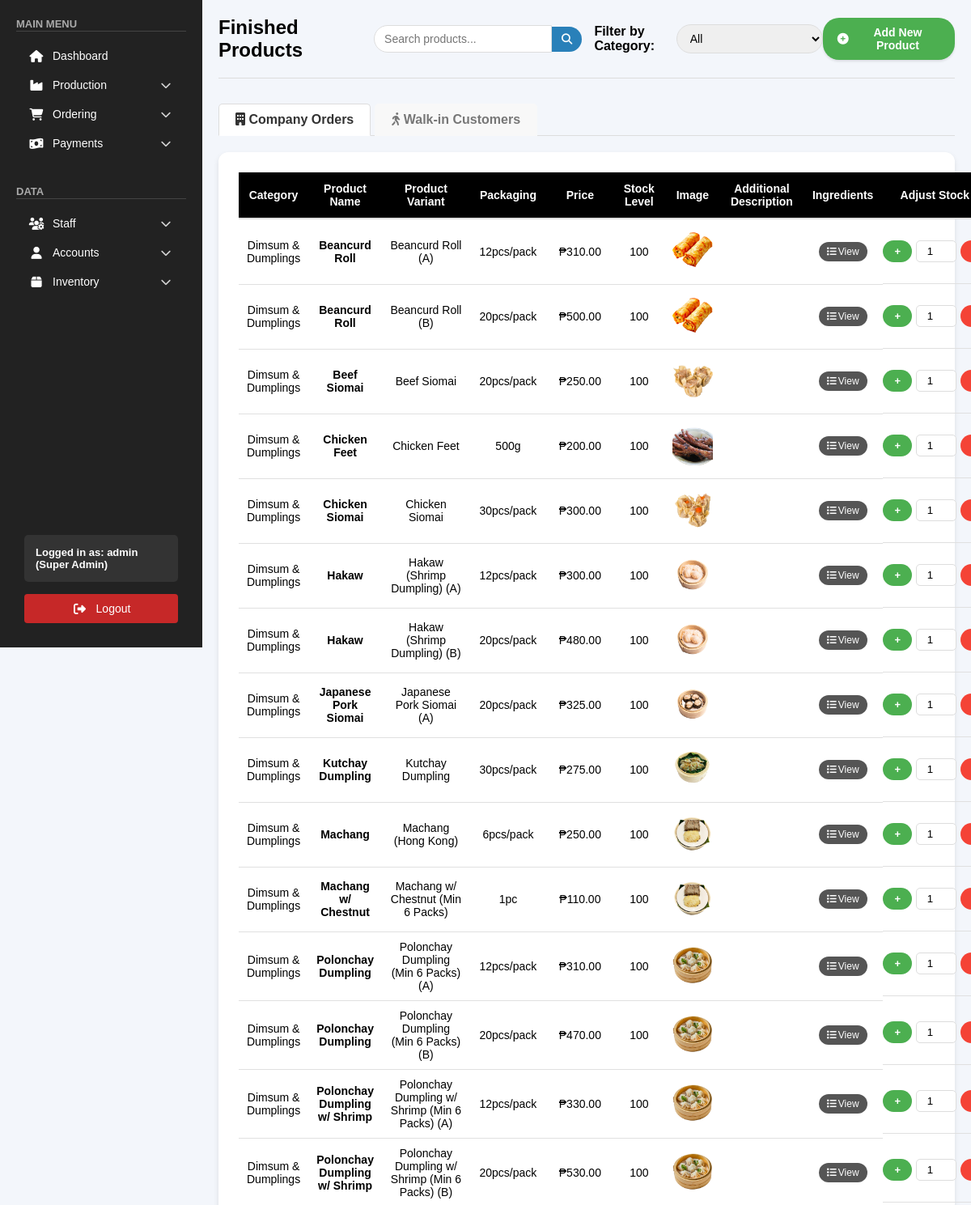
The page /admin/public/pages/inventory.php (signed in, upper part) on the database its author committed.
### tables this page shows
CREATE TABLE `products` (
  `product_id` int(11) NOT NULL,
  `category` varchar(50) NOT NULL,
  `product_name` varchar(255) DEFAULT NULL,
  `item_description` varchar(255) NOT NULL,
  `packaging` varchar(50) DEFAULT NULL,
  `price` decimal(10,2) NOT NULL,
  `stock_quantity` int(11) NOT NULL DEFAULT 0,
  `additional_description` text DEFAULT NULL,
  `product_image` varchar(255) DEFAULT NULL,
  `ingredients` text DEFAULT NULL
);

### admin/public/pages/inventory.php (the view, shortened to what this page needs)
<?php
include "../../backend/db_connection.php";
$active_tab = isset($_GET['tab']) ? $_GET['tab'] : 'company';
$sql = "SELECT DISTINCT product_name FROM products WHERE product_name IS NOT NULL AND product_name != ''
        UNION
        SELECT DISTINCT product_name FROM walkin_products WHERE product_name IS NOT NULL AND product_name != ''
        ORDER BY product_name";
if ($active_tab === 'company') {
    $sql = "SELECT product_id, category, product_name, item_description, packaging, price, stock_quantity, additional_description, product_image FROM products ORDER BY category, product_name, item_description";
} else {
    $sql = "SELECT product_id, category, product_name, item_description, packaging, price, stock_quantity, additional_description, product_image FROM walkin_products ORDER BY category, product_name, item_description";
}
$result = $conn->query($sql);
?>
<!DOCTYPE html>
<html lang="en">
<head>
    <link rel="stylesheet" href="/css/inventory.css">
    <link rel="stylesheet" href="/css/sidebar.css">
    <link rel="stylesheet" href="https://cdnjs.cloudflare.com/ajax/libs/font-awesome/6.4.2/css/all.min.css">
    <link rel="stylesheet" href="https://cdnjs.cloudflare.com/ajax/libs/toastr.js/latest/toastr.min.css">
</head>
<body>
    <?php include '../sidebar.php'; ?>
    <div class="main-content">
        <div class="inventory-header">
            <h1>Finished Products</h1>
            <div class="search-filter-container">
                <div class="search-container">
                    <input type="text" id="search-input" placeholder="Search products..." onkeyup="searchProducts()">
                    <button class="search-btn"><i class="fas fa-search"></i></button>
                </div>
                <div class="filter-section">
                    <label for="category-filter">Filter by Category:</label>
                    <select id="category-filter" onchange="filterByCategory()">
                        <option value="all">All</option>
                    </select>
                </div>
            </div>
            <button onclick="openAddProductForm()" class="add-product-btn">
                <i class="fas fa-plus-circle"></i> Add New Product
            </button>
        </div>
        <ul class="inventory-tabs">
            <li class="tab-item <?php echo ($active_tab === 'company') ? 'active' : ''; ?>" onclick="window.location.href='?tab=company'">
                <i class="fas fa-building"></i> Company Orders
            </li>
            <li class="tab-item <?php echo ($active_tab === 'walkin') ? 'active' : ''; ?>" onclick="window.location.href='?tab=walkin'">
                <i class="fas fa-walking"></i> Walk-in Customers
            </li>
        </ul>
        <div class="inventory-table-container">
            <table class="inventory-table">
                <thead>
                    <tr>
                        <th>Category</th>
                        <th>Product Name</th>
                        <th>Product Variant</th>
                        <th>Packaging</th>
                        <th>Price</th>
                        <th>Stock Level</th>
                        <th>Image</th>
                        <th>Additional Description</th>
                        <th>Ingredients</th>
                        <th>Adjust Stock</th>
                    </tr>
                </thead>
                <tbody id="inventory-table">
                    <?php
                    if ($result->num_rows > 0) {
                        while ($row = $result->fetch_assoc()) {
                            $data_attributes = "data-category='{$row['category']}'
                                               data-product-id='{$row['product_id']}'
                                               data-product-name='" . htmlspecialchars($row['product_name'] ?? '') . "'
                                               data-item-description='{$row['item_description']}'
                                               data-packaging='{$row['packaging']}'
                                               data-additional-description='" . htmlspecialchars($row['additional_description'] ?? '') . "'";
                            echo "<tr $data_attributes>
                                <td>{$row['category']}</td>
                                <td class='product-name'>" . htmlspecialchars($row['product_name'] ?? '') . "</td>
                                <td>{$row['item_description']}</td>
                                <td>{$row['packaging']}</td>
                                <td>₱" . number_format($row['price'], 2) . "</td>
                                <td id='stock-{$row['product_id']}'>{$row['stock_quantity']}</td>
                                <td class='product-image-cell'>";
                            if (!empty($row['product_image'])) {
                                echo "<img src='" . htmlspecialchars($row['product_image']) . "' alt='Product Image' class='product-img' onclick='openModal(this)'>";
                            } else {
                                echo "<div class='no-image'>No image</div>";
                            }
                            echo "</td>
                                <td class='additional-desc'>" . htmlspecialchars($row['additional_description'] ?? '') . "</td>
                                <td>
                                    <button class='view-ingredients-btn' onclick='viewIngredients({$row['product_id']}, \"" . ($active_tab === 'walkin' ? 'walkin' : 'company') . "\")'>
                                        <i class='fas fa-list'></i> View
                                    </button>
                                </td>
                                <td class='adjust-stock'>
                                    <button class='add-btn' onclick='updateStock({$row['product_id']}, \"add\", \"" . ($active_tab === 'walkin' ? 'walkin' : 'company') . "\")'>+</button>
                                    <input type='number' id='adjust-{$row['product_id']}' min='1' value='1'>
                                    <button class='remove-btn' onclick='updateStock({$row['product_id']}, \"remove\", \"" . ($active_tab === 'walkin' ? 'walkin' : 'company') . "\")'>-</button>
                                </td>
                                <td>
                                    <button class='edit-btn' onclick='editProduct({$row['product_id']}, \"" . ($active_tab === 'walkin' ? 'walkin' : 'company') . "\")'>
                                        <i class='fas fa-edit'></i> Edit
                                    </button>
                                </td>
                            </tr>";
                        }
                    } else {
                        echo "<tr><td colspan='11'>No products found.</td></tr>";
                    }
                    ?>
                </tbody>
            </table>
        </div>
    </div>
</body>
</html>

### admin/css/inventory.css (style rules this page uses)
body { font-family: Arial, sans-serif; background-color: #f3f6fb; margin: 0; box-sizing: border-box; }
.inventory-header { display: flex; justify-content: space-between; align-items: center; margin-bottom: 30px; padding-bottom: 20px; border-bottom: 1px solid #ddd; }
.inventory-header h1 { font-size: 24px; font-weight: bold; display: flex; align-items: center; gap: 12px; }
.search-filter-container { display: flex; gap: 15px; align-items: center; }
.search-container { display: flex; align-items: center; }
.search-container input { padding: 8px 12px; border-radius: 20px 0 0 20px; border: 1px solid #ddd; font-size: 14px; width: 220px; }
.search-container .search-btn { background-color: #2980b9; color: white; border: none; border-radius: 0 20px 20px 0; padding: 8px 12px; cursor: pointer; }
.filter-section { display: flex; align-items: center; }
.filter-section label { margin-right: 10px; font-weight: bold; }
.filter-section select { padding: 8px 12px; border-radius: 20px; border: 1px solid #ddd; font-size: 14px; }
.add-product-btn { padding: 10px 18px; font-size: 14px; border: none; font-weight: bold; color: white; background-color: #4CAF50; border-radius: 20px; text-decoration: none; transition: 0.3s; display: flex; align-items: center; gap: 8px; box-shadow: 0px 2px 3px rgba(0, 0, 0, 0.1); cursor: pointer; }
.inventory-table-container { background-color: #ffffff; padding: 25px; border-radius: 12px; box-shadow: 0px 3px 6px rgba(0, 0, 0, 0.1); }
.inventory-table { width: 100%; border-collapse: collapse; font-size: 14px; }
.inventory-table th { background-color: black; color: white; font-weight: bold; padding: 12px; text-align: center; border-bottom: 2px solid #ddd; }
.inventory-table td { padding: 10px; text-align: center; border-bottom: 1px solid #e0e0e0; height: 100%; }
.inventory-table td.adjust-stock { height: 100%; padding: 0; }
.add-btn, .remove-btn, .edit-btn { padding: 6px 14px; font-size: 13px; font-weight: 600; border-radius: 20px; text-decoration: none; transition: background-color 0.3s; display: flex; align-items: center; gap: 5px; border: none; cursor: pointer; }
.add-btn { background-color: #4CAF50; color: white; }
.remove-btn { background-color: #f44336; color: white; }
.adjust-stock { display: flex; align-items: center; justify-content: center; gap: 5px; height: 100%; min-height: 80px; padding: 10px; }
.adjust-stock input { width: 50px; padding: 5px; border-radius: 5px; border: 1px solid #ddd; text-align: center; }

### admin/css/sidebar.css (style rules this page uses)
* { margin: 0; padding: 0; box-sizing: border-box; font-family: Arial, sans-serif; text-decoration: none; }
.main-content { margin-left: 250px; padding: 20px; width: calc(100% - 250px); box-sizing: border-box; overflow-x: auto; }

### admin/public/pages/inventory.php (style rules this page uses)
.product-img { width: 50px; height: 50px; object-fit: cover; cursor: pointer; border-radius: 4px; transition: all 0.3s; }
.additional-desc { max-width: 150px; overflow: hidden; text-overflow: ellipsis; white-space: nowrap; }
.product-name { font-weight: bold; }
.inventory-tabs { display: flex; margin-bottom: 20px; border-bottom: 1px solid #ddd; padding: 0; list-style: none; }
.tab-item { padding: 10px 20px; cursor: pointer; font-weight: bold; border: 1px solid transparent; border-bottom: none; border-radius: 5px 5px 0 0; margin-right: 5px; transition: all 0.3s; position: relative; top: 1px; }
.tab-item.active { background-color: #fff; border-color: #ddd; border-bottom: 1px solid #fff; color: #333; }
.tab-item:not(.active) { background-color: #f8f8f8; color: #777; }
.view-ingredients-btn { background-color: #555555; color: white; border: none; padding: 5px 10px; border-radius: 80px; cursor: pointer; display: inline-flex; align-items: center; justify-content: center; font-size: 12px; }
.view-ingredients-btn i { margin-right: 2px; }

### rows shown on the page
products: category "Dimsum & Dumplings", product_name "Beancurd Roll", item_description "Beancurd Roll (A)", packaging "12pcs/pack", price "310.00", stock_quantity "100", product_image (picture)
products: category "Dimsum & Dumplings", product_name "Beancurd Roll", item_description "Beancurd Roll (B)", packaging "20pcs/pack", price "500.00", stock_quantity "100", product_image (picture)
products: category "Dimsum & Dumplings", product_name "Beef Siomai", item_description "Beef Siomai", packaging "20pcs/pack", price "250.00", stock_quantity "100", product_image (picture)
products: category "Dimsum & Dumplings", product_name "Chicken Feet", item_description "Chicken Feet", packaging "500g", price "200.00", stock_quantity "100", product_image (picture)
products: category "Dimsum & Dumplings", product_name "Chicken Siomai", item_description "Chicken Siomai", packaging "30pcs/pack", price "300.00", stock_quantity "100", product_image (picture)
products: category "Dimsum & Dumplings", product_name "Hakaw", item_description "Hakaw (Shrimp Dumpling) (A)", packaging "12pcs/pack", price "300.00", stock_quantity "100", product_image (picture)
products: category "Dimsum & Dumplings", product_name "Hakaw", item_description "Hakaw (Shrimp Dumpling) (B)", packaging "20pcs/pack", price "480.00", stock_quantity "100", product_image (picture)
products: category "Dimsum & Dumplings", product_name "Japanese Pork Siomai", item_description "Japanese Pork Siomai (A)", packaging "20pcs/pack", price "325.00", stock_quantity "100", product_image (picture)
products: category "Dimsum & Dumplings", product_name "Kutchay Dumpling", item_description "Kutchay Dumpling", packaging "30pcs/pack", price "275.00", stock_quantity "100", product_image (picture)
products: category "Dimsum & Dumplings", product_name "Machang", item_description "Machang (Hong Kong)", packaging "6pcs/pack", price "250.00", stock_quantity "100", product_image (picture)
products: category "Dimsum & Dumplings", product_name "Machang w/ Chestnut", item_description "Machang w/ Chestnut (Min 6 Packs)", packaging "1pc", price "110.00", stock_quantity "100", product_image (picture)
products: category "Dimsum & Dumplings", product_name "Polonchay Dumpling", item_description "Polonchay Dumpling (Min 6 Packs) (A)", packaging "12pcs/pack", price "310.00", stock_quantity "100", product_image (picture)
products: category "Dimsum & Dumplings", product_name "Polonchay Dumpling", item_description "Polonchay Dumpling (Min 6 Packs) (B)", packaging "20pcs/pack", price "470.00", stock_quantity "100", product_image (picture)
products: category "Dimsum & Dumplings", product_name "Polonchay Dumpling w/ Shrimp", item_description "Polonchay Dumpling w/ Shrimp (Min 6 Packs) (A)", packaging "12pcs/pack", price "330.00", stock_quantity "100", product_image (picture)
products: category "Dimsum & Dumplings", product_name "Polonchay Dumpling w/ Shrimp", item_description "Polonchay Dumpling w/ Shrimp (Min 6 Packs) (B)", packaging "20pcs/pack", price "530.00", stock_quantity "100", product_image (picture)

### other values the page prints
$username "admin"
$role "Super Admin"
